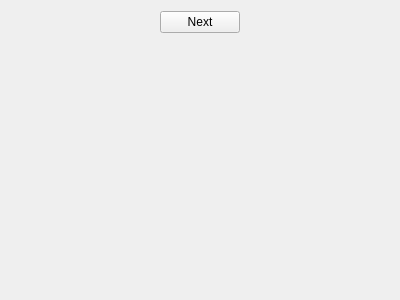
<?xml version="1.0" encoding="UTF-8"?>
<ui version="4.0">
 <class>TestableForm</class>
 <widget class="QWidget" name="TestableForm">
  <property name="geometry">
   <rect>
    <x>0</x>
    <y>0</y>
    <width>400</width>
    <height>300</height>
   </rect>
  </property>
  <property name="windowTitle">
   <string>Form</string>
  </property>
  <layout class="QGridLayout" name="gridLayout">
   <item row="0" column="0">
    <layout class="QHBoxLayout" name="horizontalLayout">
     <item>
      <spacer name="horizontalSpacer">
       <property name="orientation">
        <enum>Qt::Horizontal</enum>
       </property>
       <property name="sizeHint" stdset="0">
        <size>
         <width>40</width>
         <height>20</height>
        </size>
       </property>
      </spacer>
     </item>
     <item>
      <widget class="QPushButton" name="nextBtn">
       <property name="text">
        <string>Next</string>
       </property>
      </widget>
     </item>
     <item>
      <spacer name="horizontalSpacer_2">
       <property name="orientation">
        <enum>Qt::Horizontal</enum>
       </property>
       <property name="sizeHint" stdset="0">
        <size>
         <width>40</width>
         <height>20</height>
        </size>
       </property>
      </spacer>
     </item>
    </layout>
   </item>
   <item row="1" column="0">
    <layout class="QHBoxLayout" name="horizontalLayout_2">
     <item>
      <widget class="QLabel" name="infoLabel">
       <property name="text">
        <string/>
       </property>
       <property name="alignment">
        <set>Qt::AlignCenter</set>
       </property>
      </widget>
     </item>
    </layout>
   </item>
  </layout>
 </widget>
 <resources/>
 <connections/>
</ui>
